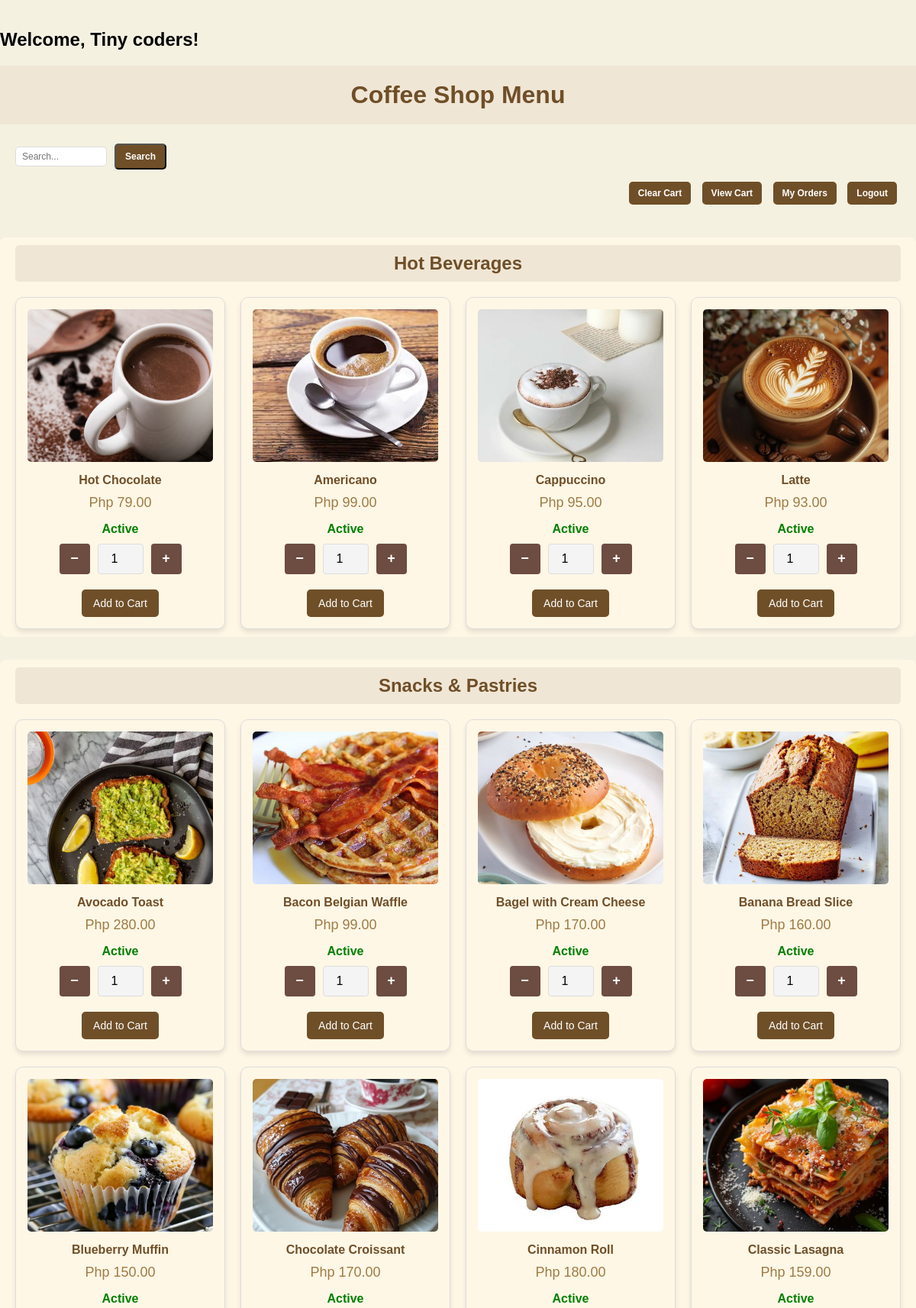
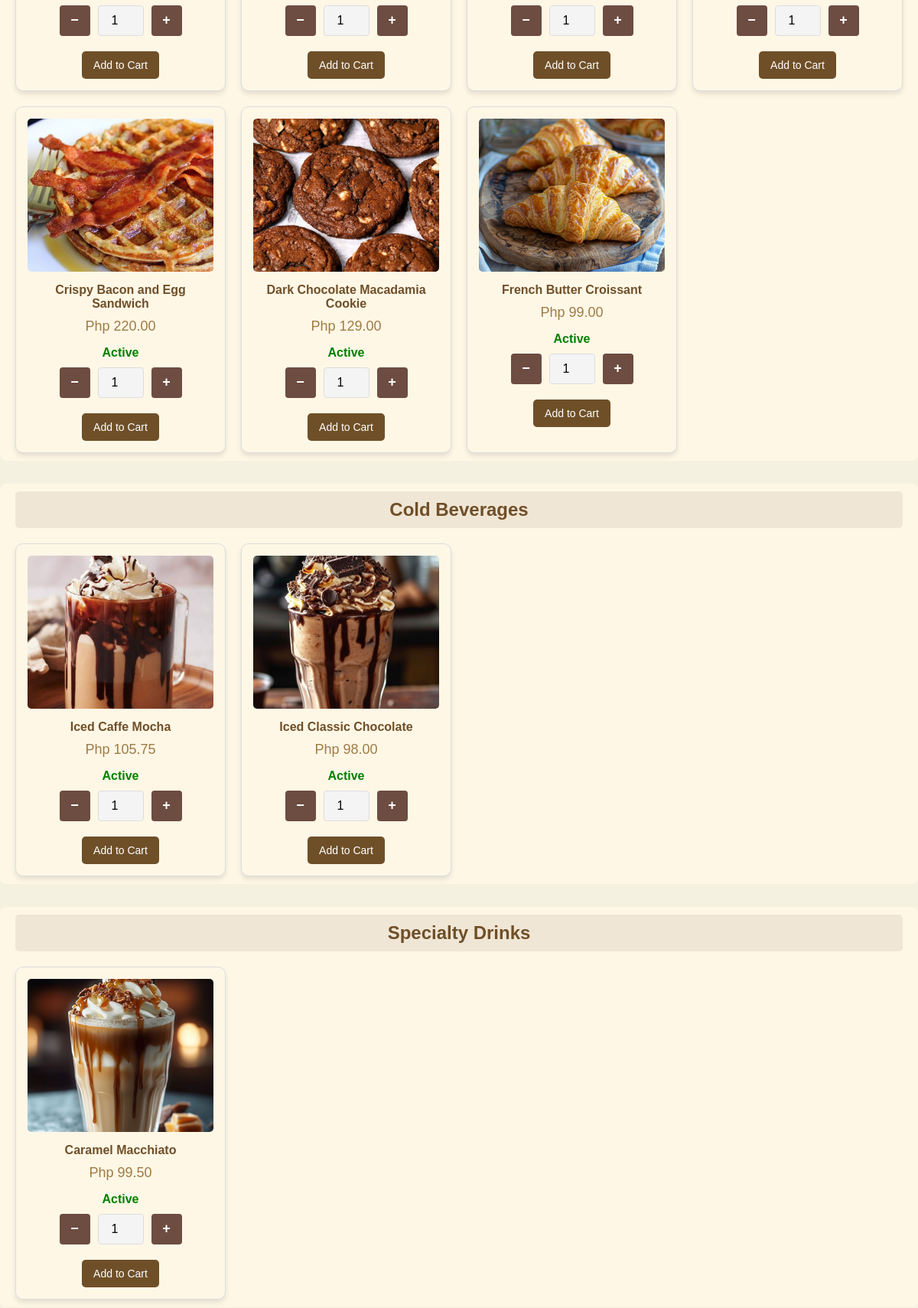
The app's page /menu.php?page=home (signed in, upper part) with its own data (2 pictures, top to bottom).
### tables this page shows
CREATE TABLE `menu_items` (
  `item_id` int(11) NOT NULL,
  `item_name` varchar(255) NOT NULL,
  `item_category` varchar(100) NOT NULL,
  `item_desc` varchar(255) NOT NULL,
  `item_price` decimal(10,2) NOT NULL,
  `item_image` varchar(255) DEFAULT NULL,
  `status` enum('Active','Inactive') NOT NULL
);

### menu.php (the view, shortened to what this page needs)
<?php
include 'db_config.php';
$username = $_SESSION['user_info_fullname'];
echo " <h2> Welcome, " . $username . "!</h2>";
$stmt = $conn->prepare("SELECT * FROM menu_items");
$stmt->execute();
$menuItems = $stmt->fetchAll(PDO::FETCH_ASSOC);
try {
    $stmt = $conn->query("SELECT DISTINCT item_category FROM menu_items");
    $categories = $stmt->fetchAll(PDO::FETCH_ASSOC);
    $itemsByCategory = [];
    foreach ($categories as $category) {
        $stmt = $conn->prepare("SELECT * FROM menu_items WHERE item_category = :category ORDER BY item_name");
        $stmt->bindParam(':category', $category['item_category']);
        $stmt->execute();
        $itemsByCategory[$category['item_category']] = $stmt->fetchAll(PDO::FETCH_ASSOC);
    }
} catch (PDOException $e) {
    echo "Error: " . $e->getMessage();
    exit();
}
?>
<!DOCTYPE html>
<html lang="en">
<head>
</head>
<body>
<h1>Coffee Shop Menu</h1>
<div class="actions">
    <form action="" method="GET" class="search-form">
        <input type="text" name="query" placeholder="Search..." class="search-input" value="<?= isset($_GET['query']) ? htmlspecialchars($_GET['query']) : '' ?>">
        <button type="submit" class="btn">Search</button>
    </form>
    <a href="?clearCart" class="btn">Clear Cart</a>
    <a href="cart.php" class="btn">View Cart</a>
    <a href="my_orders.php" class="btn">My Orders</a>
    <a href="?logout" class="btn">Logout</a>
</div>
<?php foreach ($itemsByCategory as $category_name => $menu_items): ?>
    <div class="category-section">
        <div class="category-title"><?= htmlspecialchars($category_name) ?></div>
        <div class="grid-container">
            <?php foreach ($menu_items as $item): ?>
                <div class="grid-item" id="item-<?= $item['item_id'] ?>" data-status="<?= htmlspecialchars($item['status']) ?>">
                    <img src="images/<?= htmlspecialchars($item['item_image']) ?>" alt="<?= htmlspecialchars($item['item_name']) ?>">
                    <div class="item-name"><?= htmlspecialchars($item['item_name']) ?></div>
                    <div class="item-price">Php <?= number_format($item['item_price'], 2) ?></div>
                    <div class="status">
                        <?php if ($item['status'] === 'Active'): ?>
                            <span style="color: green; font-weight: bold;">Active</span>
                        <?php else: ?>
                            <span style="color: red; font-weight: bold;">Inactive</span>
                        <?php endif; ?>
                    </div>
                    <div class="quantity-control">
                        <button class="quantity-btn decrement" onclick="updateQuantity('quantity-<?= $item['item_id'] ?>', -1)">−</button>
                        <input type="number" class="quantity-input" id="quantity-<?= $item['item_id'] ?>" value="1" min="1" readonly>
                        <button class="quantity-btn increment" onclick="updateQuantity('quantity-<?= $item['item_id'] ?>', 1)">+</button>
                    </div>
                    <?php if ($item['status'] === 'Active'): ?>
                        <a href="#" onclick="addToCart(<?= $item['item_id'] ?>)" class="btn-add-to-cart">Add to Cart</a>
                    <?php else: ?>
                        <button class="btn-add-to-cart" style="background-color: #ccc;" disabled>Product Unavailable
                    <?php endif; ?>
                </div>
            <?php endforeach; ?>
        </div>
    </div>
<?php endforeach; ?>
</body>
</html>

### menu.php (style rules this page uses)
body { font-family: Arial, sans-serif; margin: 0; padding: 0; background-color: #f4f1e1; }
h1 { text-align: center; font-family: 'Luminari', sans-serif; color: #6f4f28; padding: 20px; background-color: #f0e6d6; margin: 0; }
.actions { text-align: right; padding: 20px; }
.btn { text-decoration: none; padding: 10px 15px; color: white; background-color: #6f4f28; border-radius: 5px; margin: 5px; font-weight: bold; }
.category-section { margin-top: 30px; padding: 10px 20px; background-color: #fff7e6; border-radius: 8px; }
.category-title { font-size: 24px; color: #6f4f28; text-align: center; font-weight: bold; padding: 10px; background-color: #f0e6d6; border-radius: 5px; }
.grid-container { display: grid; grid-template-columns: repeat(auto-fill, minmax(250px, 1fr)); gap: 20px; margin-top: 20px; }
.grid-item { border: 1px solid #ddd; border-radius: 10px; background-color: #fff7e6; padding: 15px; box-shadow: 0 4px 6px rgba(0, 0, 0, 0.1); text-align: center; transition: box-shadow 0.3s ease; }
.grid-item img { width: 100%; height: 200px; object-fit: cover; border-radius: 5px; margin-bottom: 15px; }
.item-name { font-weight: bold; font-size: 16px; color: #6f4f28; margin-bottom: 10px; }
.item-price { color: #9e7b44; font-size: 18px; margin-bottom: 15px; }
.btn-add-to-cart { text-decoration: none; padding: 10px 15px; background-color: #6f4f28; color: white; border-radius: 5px; font-size: 14px; margin-top: 10px; display: inline-block; }
.quantity-control { display: flex; justify-content: center; align-items: center; gap: 10px; padding: 10px 0; }
.quantity-btn { padding: 10px 15px; background-color: #6d4c41; color: white; border: none; border-radius: 4px; font-size: 18px; font-weight: bold; cursor: pointer; width: 40px; height: 40px; display: flex; justify-content: center; align-items: center; }
.quantity-input { width: 60px; height: 40px; text-align: center; font-size: 16px; border: 1px solid #ddd; border-radius: 4px; background-color: #f4f4f4; }
.search-form { display: flex; align-items: center; gap: 5px; }
.search-input { padding: 5px 8px; border: 1px solid #ddd; border-radius: 5px; font-size: 12px; width: 120px; }
.btn { text-decoration: none; padding: 8px 12px; color: white; background-color: #6f4f28; border-radius: 5px; font-weight: bold; font-size: 12px; cursor: pointer; }

### records on screen
menu_items: item_image (picture), item_name "Hot Chocolate", item_price "79.00", status "Active"
menu_items: item_image (picture), item_name "Americano", item_price "99.00", status "Active"
menu_items: item_image (picture), item_name "Cappuccino", item_price "95.00", status "Active"
menu_items: item_image+item_name (picture), item_name "Latte", item_price "93.00", status "Active", item_id "1"
menu_items: item_image (picture), item_name "Avocado Toast", item_price "280.00", status "Active"
menu_items: item_image (picture), item_name "Bacon Belgian Waffle", item_price "99.00", status "Active"
menu_items: item_image (picture), item_name "Bagel with Cream Cheese", item_price "170.00", status "Active"
menu_items: item_image (picture), item_name "Banana Bread Slice", item_price "160.00", status "Active"
menu_items: item_image (picture), item_name "Blueberry Muffin", item_price "150.00", status "Active"
menu_items: item_image (picture), item_name "Chocolate Croissant", item_price "170.00", status "Active"
menu_items: item_image (picture), item_name "Cinnamon Roll", item_price "180.00", status "Active"
menu_items: item_image (picture), item_name "Classic Lasagna", item_price "159.00", status "Active"
menu_items: item_image (picture), item_name "Crispy Bacon and Egg Sandwich", item_price "220.00", status "Active"
menu_items: item_image (picture), item_name "Dark Chocolate Macadamia Cookie", item_price "129.00", status "Active"
menu_items: item_image (picture), item_name "French Butter Croissant", item_price "99.00", status "Active"
menu_items: item_image (picture), item_name "Iced Caffe Mocha", item_price "105.75", status "Active"
menu_items: item_image (picture), item_name "Iced Classic Chocolate", item_price "98.00", status "Active"
menu_items: item_image (picture), item_name "Caramel Macchiato", item_price "99.50", status "Active"

### other values on screen
$username "Tiny coders"
$category_name "Hot Beverages"
$category_name "Snacks & Pastries"
$category_name "Cold Beverages"
$category_name "Specialty Drinks"
